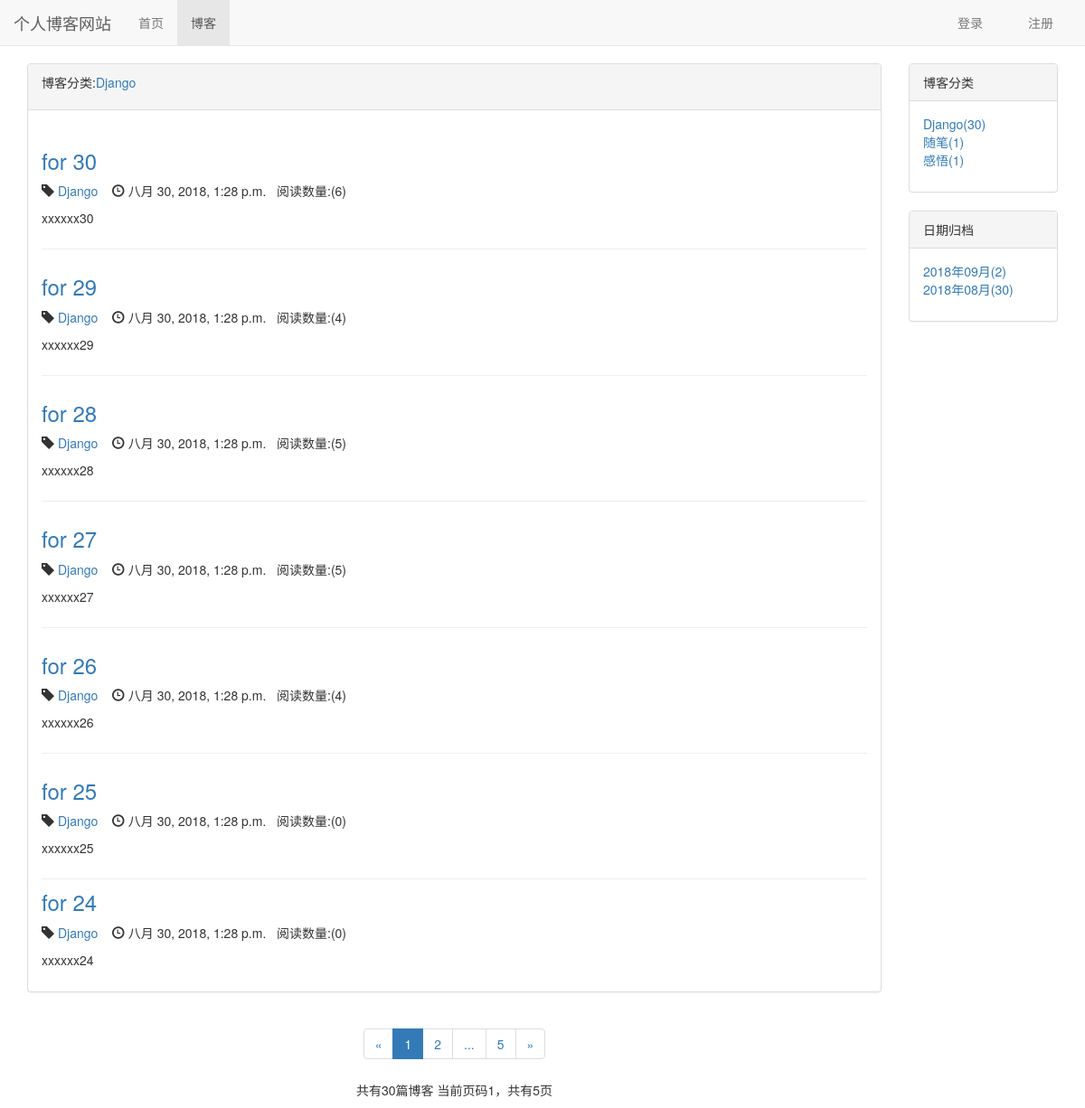
The page /blog/type/1 on the database its author committed.
### blog/models.py (models this page shows, shortened)
class BlogType(models.Model):
    type_name = models.CharField(max_length=15)
    def __str__(self):
        return self.type_name

class Blog(models.Model,ReadNumExpandMethod):
    title = models.CharField(max_length=50)
    blog_type = models.ForeignKey(BlogType,on_delete=models.CASCADE)
    content = RichTextUploadingField()             #使用ckeditor编辑器(带图片上传)
    author = models.ForeignKey(User,on_delete=models.CASCADE)
    read_details = GenericRelation(ReadDetail)
    created_time = models.DateTimeField(auto_now_add=True)
    last_updated_time = models.DateTimeField(auto_now=True)
    """
    def get_read_num(self):
        '''获取模型ReadNum的属性read_num'''
        try:
            return self.readnum.read_num
        except exceptions.ObjectDoesNotExist:
            return 0
    """
    class Meta:
        ordering = ['-created_time']

### read_statistics/models.py (models this page shows)
class ReadNum(models.Model):
    read_num = models.IntegerField(default=0)
    content_type = models.ForeignKey(ContentType, on_delete=models.CASCADE)
    object_id = models.PositiveIntegerField()
    content_object = GenericForeignKey('content_type', 'object_id')

### blog/views.py (the view)
# urls.py: path('type/<int:blog_type_id>', views.blogs_wilth_type,name='blogs_wilth_type'),
def blogs_wilth_type(request,blog_type_id):
    blog_type = get_object_or_404(BlogType,id=blog_type_id)         #获取id为blog_type_id的博客分类
    blog_all_list = Blog.objects.filter(blog_type=blog_type)        #获取全部分类文章列表
    context = get_list_common_date(request, blog_all_list)
    context['blog_type'] = blog_type
    return render(request,'blog/blogs_wilth_type.html',context)

### read_statistics/models.py (called while the page is built)
    def get_read_num(self):
        try:
            ct = ContentType.objects.get_for_model(self)
            readnum = ReadNum.objects.get(content_type=ct, object_id=self.id)
            return readnum.read_num
        except exceptions.ObjectDoesNotExist:
            return 0

### blog/templates/blog/blogs_wilth_type.html (shortened to what this page needs)
{% extends 'blog/blog_list.html' %}
{% block blog-list-title %}
    <p>博客分类:<a href="{% url 'blogs_wilth_type' blog_type.id %}">{{ blog_type }}</a></p>
{% endblock %}

### blog/templates/blog/blog_list.html (shortened to what this page needs)
{% extends 'base.html' %}
{% load staticfiles %}
{% block home-extends %}
    <link rel="stylesheet" href="{% static 'blog/blog.css' %}"/>
{% endblock %}
{% block nav-blog_active %}active{% endblock %}
{% block content %}
    <div class="container">
        <div class="row">
            <div class="col-xs-12 col-sm-8 col-md-9 col-lg-10">
                <div class="panel panel-default">
                    <div class="panel-heading">
                        {% block blog-list-title %}{% endblock %}
                    </div>
                    <div class="panel-body">
                        {% for blog in blogs %}
                            <div class="blog">
                                <h3><a href="{% url 'blog_detail' blog.id %}">{{ blog.title }}</a></h3>
                                <p class="blog-info">
                                    <span class="glyphicon glyphicon-tag" aria-hidden="true"></span>
                                    <a href="{% url 'blogs_wilth_type' blog.blog_type.id %}">
                                        {{ blog.blog_type.type_name }}
                                    </a>
                                    <span class="glyphicon glyphicon-time" aria-hidden="true"></span>
                                    {{ blog.created_time }}&nbsp;&nbsp;
                                    <span>阅读数量:({{ blog.get_read_num }})</span>
                                </p>
                                <p>{{ blog.content|striptags|truncatechars:100 }}</p>
                            </div>
                        {% empty %}
                            <div class="blog">
                                <p>-- 暂无博客，敬请期待！--</p>
                            </div>
                        {% endfor %}
                    </div>
                </div>
                <div class="custom_paginator">
                    <ul class="pagination">
                        <li>
                            {% if page_of_blogs.has_previous %}
                                 <a href="?page={{ page_of_blogs.previous_page_number }}" aria-label="Previous">
                                    <span aria-hidden="true">&laquo;</span>
                                </a>
                            {% else %}
                                <a href="#" aria-label="Previous">
                                    <span aria-hidden="true">&laquo;</span>
                                </a>
                            {% endif %}
                        </li>
                        {% for page_num in page_range_number %}
                            {% if page_num == page_of_blogs.number %}
                                <li class="active"><a>{{ page_num }}</a></li>
                            {% else %}
                                {% if page_num == '...' %}
                                    <li><span>{{ page_num }}</span></li>
                                {% else %}
                                    <li><a href="?page={{ page_num }}">{{ page_num }}</a></li>
                                {% endif %}
                            {% endif %}
                        {% endfor %}
                        <li>
                            {% if page_of_blogs.has_next %}
                                <a href="?page={{ page_of_blogs.next_page_number }}" aria-label="Next">
                                    <span aria-hidden="true">&raquo;</span>
                                </a>
                            {% else %}
                                <a href="#" aria-label="Next">
                                    <span aria-hidden="true">&raquo;</span>
                                </a>
                            {% endif %}
                        </li>
                    </ul>
                    <p>
                        共有{{ page_of_blogs.paginator.count }}篇博客
                        当前页码{{ page_of_blogs.number }}，共有{{ page_of_blogs.paginator.num_pages }}页
                    </p>
                </div>
            </div>
            <div class="hidden-xs col-sm-4 col-md-3 col-lg-2">
                <div class="panel panel-default">
                    <div class="panel-heading">博客分类</div>
                    <div class="panel-body">
                        <ul class="blog-types">
                            {% for blog_type in blog_types %}
                                <li>
                                    <a href="{% url 'blogs_wilth_type' blog_type.id %}">
                                        {{ blog_type.type_name }}({{ blog_type.blog_count }})
                                    </a>
                                </li>
                            {% empty %}
                                <li>暂无分类</li>
                            {% endfor %}
                        </ul>
                    </div>
                </div>
                <div class="panel panel-default">
                    <div class="panel-heading">日期归档</div>
                    <div class="panel-body">
                        <ul class="blog-types">
                            {% for blog_date,blog_count in blog_dates.items %}
                                <li>
                                    <a href="{% url 'blogs_wilth_date' blog_date.year blog_date.month %}">
                                        {{ blog_date|date:'Y年m月' }}({{ blog_count }})
                                    </a></li>
                            {% empty %}
                                <li>暂无分类</li>
                            {% endfor %}
                        </ul>
                    </div>
                </div>
            </div>
        </div>
    </div>
{% endblock %}

### static/base.css (style rules this page uses)
* { margin: 0; padding: 0; }
body { margin-top: 70px!important; }

### blog/static/blog/blog.css (style rules this page uses)
ul.blog-types { list-style-type: none; }
div.blog:not(:last-child) { margin-top: 2em; padding-bottom: 1em; border-bottom: 1px solid #eee; }
div.blog h3 { margin-top: 0.5em; }
div.custom_paginator { text-align: center; }

### rows shown on the page
BlogType: type_name "Django", blog_count "30"
Blog: title "for 30", blog_type.type_name "Django", created_time "八月 30, 2018, 1:28 p.m.", get_read_num "6", content "xxxxxx30"
Blog: title "for 29", blog_type.type_name "Django", created_time "八月 30, 2018, 1:28 p.m.", get_read_num "4", content "xxxxxx29"
Blog: title "for 28", blog_type.type_name "Django", created_time "八月 30, 2018, 1:28 p.m.", get_read_num "5", content "xxxxxx28"
Blog: title "for 27", blog_type.type_name "Django", created_time "八月 30, 2018, 1:28 p.m.", get_read_num "5", content "xxxxxx27"
Blog: title "for 26", blog_type.type_name "Django", created_time "八月 30, 2018, 1:28 p.m.", get_read_num "4", content "xxxxxx26"
Blog: title "for 25", blog_type.type_name "Django", created_time "八月 30, 2018, 1:28 p.m.", get_read_num "0", content "xxxxxx25"
Blog: title "for 24", blog_type.type_name "Django", created_time "八月 30, 2018, 1:28 p.m.", get_read_num "0", content "xxxxxx24"
BlogType: type_name "随笔", blog_count "1"
BlogType: type_name "感悟", blog_count "1"

### other values the page prints
{{ page_num }} "1"
{{ page_num }} "2" "5"
{{ page_num }} "..."
{{ page_of_blogs.paginator.count }} "30"
{{ page_of_blogs.number }} "1"
{{ page_of_blogs.paginator.num_pages }} "5"
{{ blog_date|date:'Y年m月' }} "2018年09月" "2018年08月"
{{ blog_count }} "2" "30"
